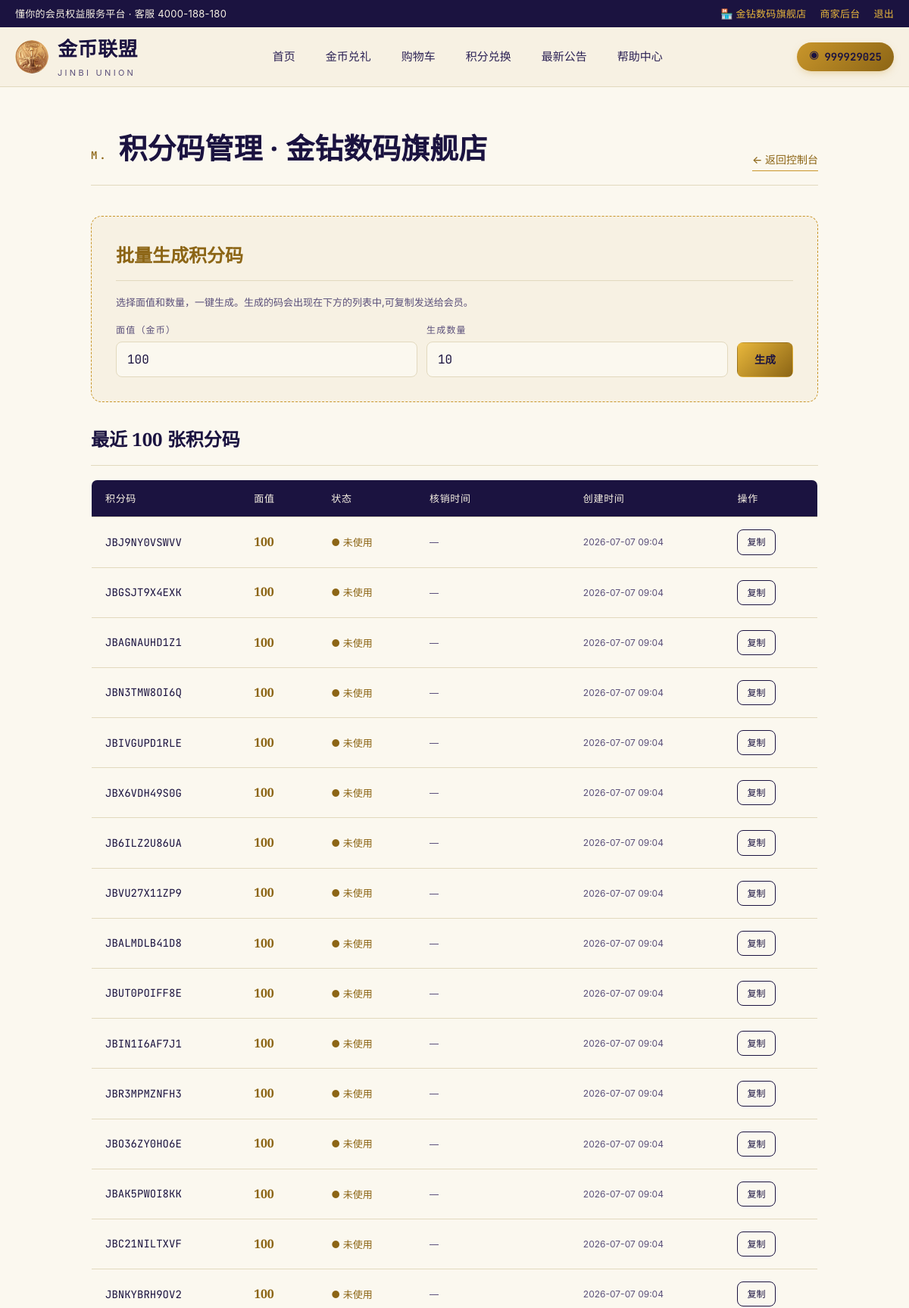
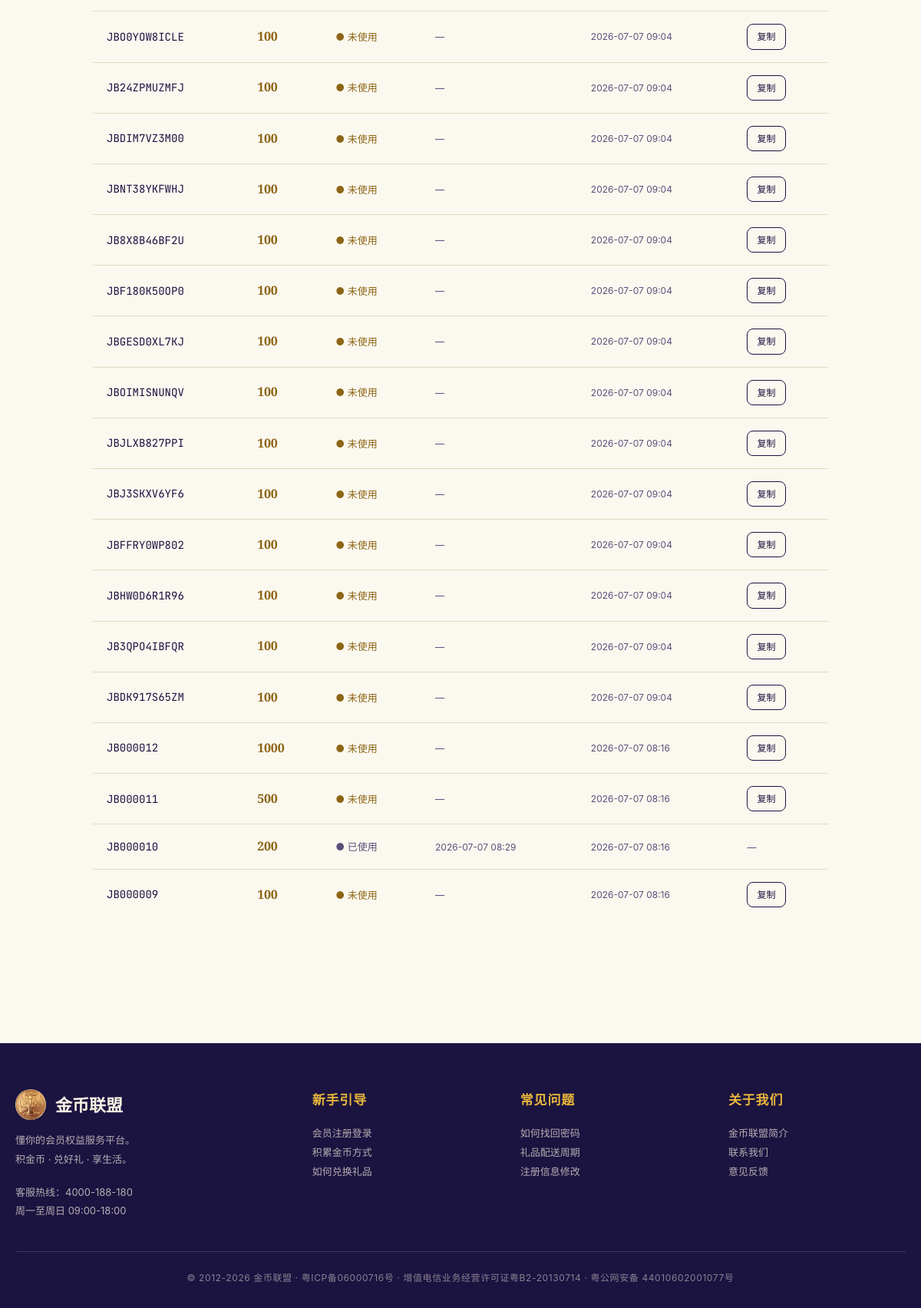
The page /merchant/codes (signed in) on the database its author committed (2 pictures, top to bottom).
### tables this page shows
CREATE TABLE merchants (
            id INTEGER PRIMARY KEY AUTOINCREMENT,
            phone TEXT UNIQUE NOT NULL,
            password_hash TEXT NOT NULL,
            password_salt TEXT NOT NULL,
            shop_name TEXT UNIQUE NOT NULL,
            contact_name TEXT,
            category TEXT,
            address TEXT,
            description TEXT,
            status TEXT DEFAULT 'active',
            created_at TEXT DEFAULT CURRENT_TIMESTAMP
        );

CREATE TABLE users (
            id INTEGER PRIMARY KEY AUTOINCREMENT,
            phone TEXT UNIQUE NOT NULL,
            password_hash TEXT NOT NULL,
            password_salt TEXT NOT NULL,
            nickname TEXT,
            gender TEXT,
            email TEXT,
            province TEXT,
            city TEXT,
            district TEXT,
            birthday TEXT,
            real_name TEXT,
            coins INTEGER DEFAULT 1000,
            created_at TEXT DEFAULT CURRENT_TIMESTAMP
        );

CREATE TABLE coin_codes (
            id INTEGER PRIMARY KEY AUTOINCREMENT,
            code TEXT UNIQUE NOT NULL,
            merchant_id INTEGER NOT NULL,
            coin_amount INTEGER NOT NULL,
            status TEXT DEFAULT 'unused',
            used_by INTEGER,
            used_at TEXT,
            expires_at TEXT,
            created_at TEXT DEFAULT CURRENT_TIMESTAMP, code_plain TEXT, code_md5 TEXT,
            FOREIGN KEY (merchant_id) REFERENCES merchants(id) ON DELETE CASCADE,
            FOREIGN KEY (used_by) REFERENCES users(id) ON DELETE SET NULL
        );

### app.py (the view, shortened to what this page needs)
@app.route('/merchant/codes', methods=['GET', 'POST'])
@merchant_login_required
def merchant_codes():
    mid = session['merchant_id']
    m = ss_query('SELECT * FROM live.merchants WHERE id = ?', (mid,), one=True)
    codes = ss_query('''
        SELECT TOP 100 code_plain AS code, coin_amount, status,
               used_at, created_at
        FROM live.coin_codes
        WHERE merchant_id = ?
        ORDER BY id DESC
    ''', (mid,))
    return render_template('merchant_codes.html',
                           merchant=m, codes=codes)

### app.py (called while the page is built)
@app.context_processor
def inject_user():
    user = None
    uid = session.get('user_id')
    if uid:
        user = ss_query('SELECT * FROM live.users WHERE id = ?', (uid,), one=True)
    return {'current_user': user}

def current_merchant():
    mid = session.get('merchant_id')
    if not mid:
        return None
    return ss_query('SELECT * FROM live.merchants WHERE id = ?', (mid,), one=True)

def merchant_login_required(view):
    @wraps(view)
    def wrapped(*args, **kwargs):
        if not session.get('merchant_id'):
            flash('请先登录商家账号', 'error')
            return redirect(url_for('merchant_login', next=request.path))
        return view(*args, **kwargs)
    return wrapped

### db.py (called while the page is built, shortened)
def get_local_db():
    if not hasattr(_local_local, 'db') or _local_local.db is None:
        conn = sqlite3.connect(SQLITE_PATH, check_same_thread=False)
        conn.row_factory = sqlite3.Row
        conn.execute('PRAGMA foreign_keys = ON;')
        _ensure_local_schema(conn)
        _local_local.db = conn
    return _local_local.db

def _row_dicts(cols, rows):
    class _Row(dict):
        def __getitem__(self, key):
            if isinstance(key, int):
                return list(self.values())[key]
            return dict.__getitem__(self, key)
        def __getattr__(self, key):
            try:
                return self[key]
            except KeyError as exc:
                raise AttributeError(key) from exc
    return [_Row(dict(zip(cols, row))) for row in rows]

def _check_ss_available():
    global _ss_checked, _ss_available
    if _ss_checked:
        return _ss_available

def _sqlite_query(sql, params=(), one=False):
    cur = get_local_db().execute(_sqlite_sql(sql), params)
    cols = [c[0] for c in cur.description]
    rows = cur.fetchall()
    cur.close()
    out = _row_dicts(cols, rows)
    return (out[0] if out else None) if one else out

def ss_query(sql, params=(), one=False):
    if not _check_ss_available():
        return _sqlite_query(sql, params, one)

### templates/merchant_codes.html (shortened to what this page needs)
{% extends 'base.html' %}
{% block content %}
<section class="section" style="padding-top:50px">
  <div class="container" style="max-width:960px">
    <div class="section-head">
      <h2 class="section-title">
        <span class="num">M.</span>
        积分码管理 · {{ merchant.shop_name }}
      </h2>
      <a href="{{ url_for('merchant_panel') }}" class="section-link">← 返回控制台</a>
    </div>
    <div class="panel" style="margin-bottom:28px;border:1px dashed var(--gold)">
      <h3 class="panel-title" style="color:var(--gold-deep)">批量生成积分码</h3>
      <p style="color:var(--ink-muted);font-size:13px;margin-bottom:16px">
        选择面值和数量，一键生成。生成的码会出现在下方的列表中,可复制发送给会员。
      </p>
      <form method="post" style="display:grid;grid-template-columns:1fr 1fr auto;gap:12px;align-items:end">
        <div>
          <label style="font-size:12px;color:var(--ink-muted);letter-spacing:.1em;display:block;margin-bottom:6px">面值（金币）</label>
          <input name="amount" type="number" value="100" min="50" max="999999" required
                 style="width:100%;padding:12px 14px;border:1px solid var(--line);border-radius:var(--radius-sm);background:var(--paper);font-family:var(--font-mono);font-size:16px;color:var(--ink)">
        </div>
        <div>
          <label style="font-size:12px;color:var(--ink-muted);letter-spacing:.1em;display:block;margin-bottom:6px">生成数量</label>
          <input name="count" type="number" value="10" min="1" max="200" required
                 style="width:100%;padding:12px 14px;border:1px solid var(--line);border-radius:var(--radius-sm);background:var(--paper);font-family:var(--font-mono);font-size:16px;color:var(--ink)">
        </div>
        <button type="submit" class="btn btn-gold" style="height:46px">生成</button>
      </form>
    </div>
    <h3 class="panel-title" style="margin-top:30px">最近 100 张积分码</h3>
    {% if codes %}
    <table class="user-table" style="background:var(--paper);border-radius:var(--radius-sm);overflow:hidden">
      <thead>
        <tr>
          <th style="text-align:left">积分码</th>
          <th style="text-align:left">面值</th>
          <th style="text-align:left">状态</th>
          <th style="text-align:left">核销时间</th>
          <th style="text-align:left">创建时间</th>
          <th style="text-align:left">操作</th>
        </tr>
      </thead>
      <tbody>
        {% for c in codes %}
        <tr>
          <td style="font-family:var(--font-mono);font-size:14px;color:var(--ink)">{{ c.code }}</td>
          <td><span class="coin-amount" style="font-size:16px">{{ c.coin_amount }}</span></td>
          <td>
            {% if c.status == 'unused' %}
              <span style="color:var(--gold-deep);font-size:13px">● 未使用</span>
            {% elif c.status == 'used' %}
              <span style="color:var(--ink-muted);font-size:13px">● 已使用</span>
            {% else %}
              <span style="color:var(--ember);font-size:13px">● {{ c.status }}</span>
            {% endif %}
          </td>
          <td style="font-size:12px;color:var(--ink-muted)">{{ c.used_at[:16] if c.used_at else '—' }}</td>
          <td style="font-size:12px;color:var(--ink-muted)">{{ c.created_at[:16] }}</td>
          <td>
            {% if c.status == 'unused' %}
            <button class="btn btn-ghost" style="font-size:12px;padding:6px 12px"
                    onclick="navigator.clipboard.writeText('{{ c.code }}');this.textContent='已复制';setTimeout(()=>this.textContent='复制',1200)">
              复制
            </button>
            {% else %}
            <span style="color:var(--ink-muted);font-size:12px">—</span>
            {% endif %}
          </td>
        </tr>
        {% endfor %}
      </tbody>
    </table>
    {% else %}
    <div style="text-align:center;padding:40px;color:var(--ink-muted);background:var(--paper);border-radius:var(--radius)">
      暂未生成过积分码
    </div>
    {% endif %}
  </div>
</section>
{% endblock %}

### templates/base.html (shortened to what this page needs)
<!doctype html>
<html lang="zh-CN">
<head>
<link rel="stylesheet" href="{{ url_for('static', filename='css/style.css') }}">
</head>
<body>
<div class="topbar">
  <div class="container topbar-inner">
    <div>懂你的会员权益服务平台 · 客服 4000-188-180</div>
    <div class="topbar-right">
      {% if current_merchant %}
        <span style="color:var(--gold-bright)">🏪 {{ current_merchant.shop_name }}</span>
        <a href="{{ url_for('merchant_panel') }}">商家后台</a>
        <a href="{{ url_for('merchant_logout') }}">退出</a>
      {% elif current_user %}
        <span>你好，{{ current_user.nickname or current_user.phone }}</span>
        <a href="{{ url_for('coin_redeem') }}">积分兑换</a>
        <a href="{{ url_for('user_center') }}">个人中心</a>
        <a href="{{ url_for('logout') }}">退出</a>
      {% else %}
        <a href="{{ url_for('login') }}">登录</a>
        <a href="{{ url_for('register') }}">会员注册</a>
        <a href="{{ url_for('merchant_register') }}" style="color:var(--gold-bright)">商家入驻</a>
      {% endif %}
    </div>
  </div>
</div>
<nav class="nav">
  <div class="container nav-inner">
    <a href="{{ url_for('index') }}" class="brand">
      <img src="{{ url_for('static', filename='img/logo.jpg') }}" alt="">
      <span class="brand-text">
        金币联盟
        <span class="brand-sub">JINBI UNION</span>
      </span>
    </a>
    <div class="nav-links">
      <a href="{{ url_for('index') }}" class="nav-link {% if request.endpoint == 'index' %}active{% endif %}">首页</a>
      <a href="{{ url_for('gift_list') }}" class="nav-link {% if request.endpoint == 'gift_list' %}active{% endif %}">金币兑礼</a>
      {% if current_user %}
      <a href="{{ url_for('cart') }}" class="nav-link {% if request.endpoint == 'cart' %}active{% endif %}">购物车</a>
      <a href="{{ url_for('coin_redeem') }}" class="nav-link {% if request.endpoint == 'coin_redeem' %}active{% endif %}">积分兑换</a>
      {% endif %}
      <a href="{{ url_for('announcements') }}" class="nav-link {% if request.endpoint in ['announcements','announcement_detail'] %}active{% endif %}">最新公告</a>
      <a href="{{ url_for('help') }}" class="nav-link {% if request.endpoint == 'help' %}active{% endif %}">帮助中心</a>
    </div>
    <div class="nav-cta">
      {% if current_user %}
        <span class="coin-pill">{{ current_user.coins|default(0) }}</span>
      {% elif current_merchant %}
        <a href="{{ url_for('merchant_panel') }}" class="btn btn-gold">商家后台</a>
      {% else %}
        <a href="{{ url_for('login') }}" class="btn btn-ghost">登录</a>
        <a href="{{ url_for('register') }}" class="btn btn-primary">注册</a>
      {% endif %}
    </div>
  </div>
</nav>
{% block content %}{% endblock %}
<footer class="footer">
  <div class="container">
    <div class="footer-grid">
      <div>
        <div class="footer-brand">
          <img src="{{ url_for('static', filename='img/logo.jpg') }}" alt="">
          金币联盟
        </div>
        <p>懂你的会员权益服务平台。<br>积金币 · 兑好礼 · 享生活。</p>
        <p style="margin-top:18px;">客服热线：4000-188-180<br>周一至周日 09:00-18:00</p>
      </div>
      <div>
        <h4>新手引导</h4>
        <p><a href="{{ url_for('help') }}">会员注册登录</a></p>
        <p><a href="{{ url_for('help') }}">积累金币方式</a></p>
        <p><a href="{{ url_for('help') }}">如何兑换礼品</a></p>
      </div>
      <div>
        <h4>常见问题</h4>
        <p><a href="{{ url_for('help') }}">如何找回密码</a></p>
        <p><a href="{{ url_for('help') }}">礼品配送周期</a></p>
        <p><a href="{{ url_for('help') }}">注册信息修改</a></p>
      </div>
      <div>
        <h4>关于我们</h4>
        <p><a href="{{ url_for('help') }}">金币联盟简介</a></p>
        <p><a href="{{ url_for('help') }}">联系我们</a></p>
        <p><a href="{{ url_for('help') }}">意见反馈</a></p>
      </div>
    </div>
    <div class="footer-bottom">
      © 2012-2026 金币联盟 · 粤ICP备06000716号 · 增值电信业务经营许可证粤B2-20130714 · 粤公网安备 44010602001077号
    </div>
  </div>
</footer>
</body>
</html>

### rows shown on the page
merchants: shop_name "金钻数码旗舰店"
users: coins "999929025"
coin_codes: code "JBJ9NY0VSWVV", coin_amount "100", status "● 未使用", used_at "—", created_at "2026-07-07 09:04"
coin_codes: code "JBGSJT9X4EXK", coin_amount "100", status "● 未使用", used_at "—", created_at "2026-07-07 09:04"
coin_codes: code "JBAGNAUHD1Z1", coin_amount "100", status "● 未使用", used_at "—", created_at "2026-07-07 09:04"
coin_codes: code "JBN3TMW8OI6Q", coin_amount "100", status "● 未使用", used_at "—", created_at "2026-07-07 09:04"
coin_codes: code "JBIVGUPD1RLE", coin_amount "100", status "● 未使用", used_at "—", created_at "2026-07-07 09:04"
coin_codes: code "JBX6VDH49S0G", coin_amount "100", status "● 未使用", used_at "—", created_at "2026-07-07 09:04"
coin_codes: code "JB6ILZ2U86UA", coin_amount "100", status "● 未使用", used_at "—", created_at "2026-07-07 09:04"
coin_codes: code "JBVU27X11ZP9", coin_amount "100", status "● 未使用", used_at "—", created_at "2026-07-07 09:04"
coin_codes: code "JBALMDLB41D8", coin_amount "100", status "● 未使用", used_at "—", created_at "2026-07-07 09:04"
coin_codes: code "JBUT0POIFF8E", coin_amount "100", status "● 未使用", used_at "—", created_at "2026-07-07 09:04"
coin_codes: code "JBIN1I6AF7J1", coin_amount "100", status "● 未使用", used_at "—", created_at "2026-07-07 09:04"
coin_codes: code "JBR3MPMZNFH3", coin_amount "100", status "● 未使用", used_at "—", created_at "2026-07-07 09:04"
coin_codes: code "JBO36ZY0HO6E", coin_amount "100", status "● 未使用", used_at "—", created_at "2026-07-07 09:04"
coin_codes: code "JBAK5PWOI8KK", coin_amount "100", status "● 未使用", used_at "—", created_at "2026-07-07 09:04"
coin_codes: code "JBC21NILTXVF", coin_amount "100", status "● 未使用", used_at "—", created_at "2026-07-07 09:04"
coin_codes: code "JBNKYBRH9OV2", coin_amount "100", status "● 未使用", used_at "—", created_at "2026-07-07 09:04"
coin_codes: code "JBO0YOW8ICLE", coin_amount "100", status "● 未使用", used_at "—", created_at "2026-07-07 09:04"
coin_codes: code "JB24ZPMUZMFJ", coin_amount "100", status "● 未使用", used_at "—", created_at "2026-07-07 09:04"
coin_codes: code "JBDIM7VZ3M00", coin_amount "100", status "● 未使用", used_at "—", created_at "2026-07-07 09:04"
coin_codes: code "JBNT38YKFWHJ", coin_amount "100", status "● 未使用", used_at "—", created_at "2026-07-07 09:04"
coin_codes: code "JB8X8B46BF2U", coin_amount "100", status "● 未使用", used_at "—", created_at "2026-07-07 09:04"
coin_codes: code "JBF180K50OP0", coin_amount "100", status "● 未使用", used_at "—", created_at "2026-07-07 09:04"
coin_codes: code "JBGESD0XL7KJ", coin_amount "100", status "● 未使用", used_at "—", created_at "2026-07-07 09:04"
coin_codes: code "JBOIMISNUNQV", coin_amount "100", status "● 未使用", used_at "—", created_at "2026-07-07 09:04"
coin_codes: code "JBJLXB827PPI", coin_amount "100", status "● 未使用", used_at "—", created_at "2026-07-07 09:04"
coin_codes: code "JBJ3SKXV6YF6", coin_amount "100", status "● 未使用", used_at "—", created_at "2026-07-07 09:04"
coin_codes: code "JBFFRY0WP802", coin_amount "100", status "● 未使用", used_at "—", created_at "2026-07-07 09:04"
coin_codes: code "JBHW0D6R1R96", coin_amount "100", status "● 未使用", used_at "—", created_at "2026-07-07 09:04"
coin_codes: code "JB3QPO4IBFQR", coin_amount "100", status "● 未使用", used_at "—", created_at "2026-07-07 09:04"
coin_codes: code "JBDK917S65ZM", coin_amount "100", status "● 未使用", used_at "—", created_at "2026-07-07 09:04"
coin_codes: code "JB000012", coin_amount "1000", status "● 未使用", used_at "—", created_at "2026-07-07 08:16"
coin_codes: code "JB000011", coin_amount "500", status "● 未使用", used_at "—", created_at "2026-07-07 08:16"
coin_codes: code "JB000010", coin_amount "200", status "● 已使用", used_at "2026-07-07 08:29", created_at "2026-07-07 08:16"
coin_codes: code "JB000009", coin_amount "100", status "● 未使用", used_at "—", created_at "2026-07-07 08:16"
